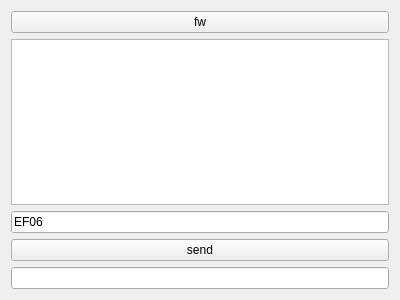
<?xml version="1.0" encoding="UTF-8"?>
<ui version="4.0">
 <class>widget_PDU_worker</class>
 <widget class="QWidget" name="widget_PDU_worker">
  <property name="geometry">
   <rect>
    <x>0</x>
    <y>0</y>
    <width>400</width>
    <height>300</height>
   </rect>
  </property>
  <property name="windowTitle">
   <string>Form</string>
  </property>
  <layout class="QVBoxLayout" name="verticalLayout">
   <item>
    <widget class="QPushButton" name="pushButton_fw">
     <property name="text">
      <string>fw</string>
     </property>
    </widget>
   </item>
   <item>
    <widget class="QPlainTextEdit" name="plainTextEdit_log"/>
   </item>
   <item>
    <widget class="QLineEdit" name="lineEdit_radio_in">
     <property name="text">
      <string>EF06</string>
     </property>
    </widget>
   </item>
   <item>
    <widget class="QPushButton" name="pushButton_electro_spec">
     <property name="text">
      <string>send</string>
     </property>
    </widget>
   </item>
   <item>
    <widget class="QLineEdit" name="lineEdit_radio_out">
     <property name="readOnly">
      <bool>true</bool>
     </property>
    </widget>
   </item>
  </layout>
 </widget>
 <resources/>
 <connections/>
</ui>
